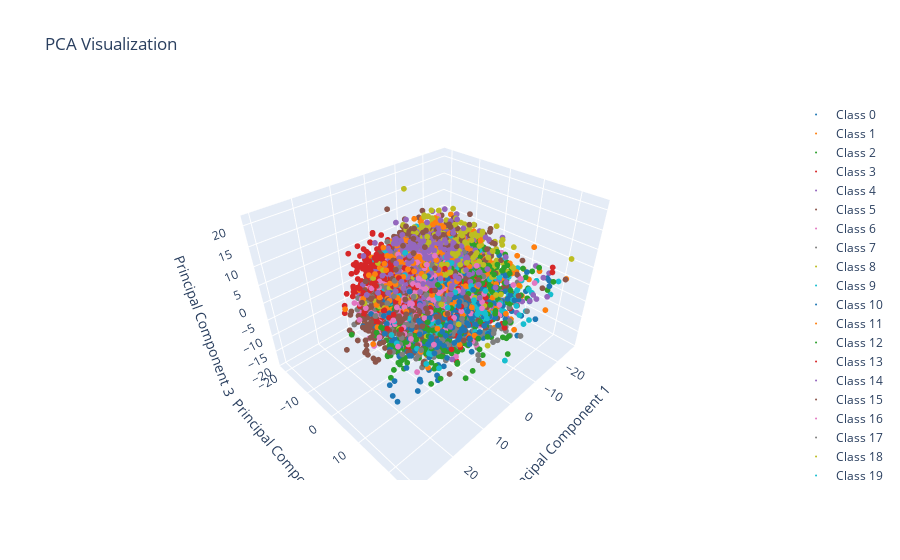

Write notebook code for a chart like this one.
### Code cell
# Define colors for each class
colors = ['#1f77b4', '#ff7f0e', '#2ca02c', '#d62728', '#9467bd', '#8c564b', '#e377c2', '#7f7f7f', '#bcbd22',
          '#17becf', '#1f77b4', '#ff7f0e', '#2ca02c', '#d62728', '#9467bd', '#8c564b', '#e377c2', '#7f7f7f',
          '#bcbd22', '#17becf', '#1f77b4', '#ff7f0e', '#2ca02c', '#d62728', '#9467bd', '#8c564b', '#e377c2',
          '#7f7f7f', '#bcbd22', '#17becf', '#1f77b4', '#ff7f0e', '#2ca02c', '#d62728', '#9467bd', '#8c564b']

# Create a trace for each class
traces = []
for i, color in enumerate(colors):
    class_data = transformed_data_3d[model_labels == i]
    trace = go.Scatter3d(
        x=class_data[:, 0],
        y=class_data[:, 1],
        z=class_data[:, 2],
        mode='markers',
        marker=dict(color=color, size=2),
        name=f'Class {i}'
    )
    traces.append(trace)

# Create the layout
layout = go.Layout(
    scene=dict(
        xaxis_title='Principal Component 1',
        yaxis_title='Principal Component 2',
        zaxis_title='Principal Component 3'
    ),
    title='PCA 3D Visualization'
)

# Create the figure
fig = go.Figure(data=traces, layout=layout)

# Show the figure
fig.show()

### Figure 1 — Plotly figure (JSON) as saved in the notebook; plotly's stock layout.template omitted (floating-point values rounded to 4 significant figures; data arrays with more than 128 entries replaced by an {"elided": "..."} marker saying what was removed)
{"data": [{"marker": {"color": "#1f77b4", "size": 2}, "mode": "markers", "name": "Class 0", "type": "scatter3d", "x": {"elided": "165 float values"}, "y": {"elided": "165 float values"}, "z": {"elided": "165 float values"}}, {"marker": {"color": "#ff7f0e", "size": 2}, "mode": "markers", "name": "Class 1", "type": "scatter3d", "x": {"elided": "207 float values"}, "y": {"elided": "207 float values"}, "z": {"elided": "207 float values"}}, {"marker": {"color": "#2ca02c", "size": 2}, "mode": "markers", "name": "Class 2", "type": "scatter3d", "x": {"elided": "185 float values"}, "y": {"elided": "185 float values"}, "z": {"elided": "185 float values"}}, {"marker": {"color": "#d62728", "size": 2}, "mode": "markers", "name": "Class 3", "type": "scatter3d", "x": {"elided": "194 float values"}, "y": {"elided": "194 float values"}, "z": {"elided": "194 float values"}}, {"marker": {"color": "#9467bd", "size": 2}, "mode": "markers", "name": "Class 4", "type": "scatter3d", "x": {"elided": "220 float values"}, "y": {"elided": "220 float values"}, "z": {"elided": "220 float values"}}, {"marker": {"color": "#8c564b", "size": 2}, "mode": "markers", "name": "Class 5", "type": "scatter3d", "x": {"elided": "406 float values"}, "y": {"elided": "406 float values"}, "z": {"elided": "406 float values"}}, {"marker": {"color": "#e377c2", "size": 2}, "mode": "markers", "name": "Class 6", "type": "scatter3d", "x": {"elided": "408 float values"}, "y": {"elided": "408 float values"}, "z": {"elided": "408 float values"}}, {"marker": {"color": "#7f7f7f", "size": 2}, "mode": "markers", "name": "Class 7", "type": "scatter3d", "x": {"elided": "445 float values"}, "y": {"elided": "445 float values"}, "z": {"elided": "445 float values"}}, {"marker": {"color": "#bcbd22", "size": 2}, "mode": "markers", "name": "Class 8", "type": "scatter3d", "x": {"elided": "172 float values"}, "y": {"elided": "172 float values"}, "z": {"elided": "172 float values"}}, {"marker": {"color": "#17becf", "size": 2}, "mode": "markers", "name": "Class 9", "type": "scatter3d", "x": {"elided": "155 float values"}, "y": {"elided": "155 float values"}, "z": {"elided": "155 float values"}}, {"marker": {"color": "#1f77b4", "size": 2}, "mode": "markers", "name": "Class 10", "type": "scatter3d", "x": {"elided": "400 float values"}, "y": {"elided": "400 float values"}, "z": {"elided": "400 float values"}}, {"marker": {"color": "#ff7f0e", "size": 2}, "mode": "markers", "name": "Class 11", "type": "scatter3d", "x": {"elided": "402 float values"}, "y": {"elided": "402 float values"}, "z": {"elided": "402 float values"}}, {"marker": {"color": "#2ca02c", "size": 2}, "mode": "markers", "name": "Class 12", "type": "scatter3d", "x": {"elided": "203 float values"}, "y": {"elided": "203 float values"}, "z": {"elided": "203 float values"}}, {"marker": {"color": "#d62728", "size": 2}, "mode": "markers", "name": "Class 13", "type": "scatter3d", "x": {"elided": "191 float values"}, "y": {"elided": "191 float values"}, "z": {"elided": "191 float values"}}, {"marker": {"color": "#9467bd", "size": 2}, "mode": "markers", "name": "Class 14", "type": "scatter3d", "x": {"elided": "161 float values"}, "y": {"elided": "161 float values"}, "z": {"elided": "161 float values"}}, {"marker": {"color": "#8c564b", "size": 2}, "mode": "markers", "name": "Class 15", "type": "scatter3d", "x": {"elided": "412 float values"}, "y": {"elided": "412 float values"}, "z": {"elided": "412 float values"}}, {"marker": {"color": "#e377c2", "size": 2}, "mode": "markers", "name": "Class 16", "type": "scatter3d", "x": {"elided": "195 float values"}, "y": {"elided": "195 float values"}, "z": {"elided": "195 float values"}}, {"marker": {"color": "#7f7f7f", "size": 2}, "mode": "markers", "name": "Class 17", "type": "scatter3d", "x": {"elided": "408 float values"}, "y": {"elided": "408 float values"}, "z": {"elided": "408 float values"}}, {"marker": {"color": "#bcbd22", "size": 2}, "mode": "markers", "name": "Class 18", "type": "scatter3d", "x": {"elided": "405 float values"}, "y": {"elided": "405 float values"}, "z": {"elided": "405 float values"}}, {"marker": {"color": "#17becf", "size": 2}, "mode": "markers", "name": "Class 19", "type": "scatter3d", "x": {"elided": "402 float values"}, "y": {"elided": "402 float values"}, "z": {"elided": "402 float values"}}, {"marker": {"color": "#1f77b4", "size": 2}, "mode": "markers", "name": "Class 20", "type": "scatter3d", "x": {"elided": "396 float values"}, "y": {"elided": "396 float values"}, "z": {"elided": "396 float values"}}, {"marker": {"color": "#ff7f0e", "size": 2}, "mode": "markers", "name": "Class 21", "type": "scatter3d", "x": {"elided": "399 float values"}, "y": {"elided": "399 float values"}, "z": {"elided": "399 float values"}}, {"marker": {"color": "#2ca02c", "size": 2}, "mode": "markers", "name": "Class 22", "type": "scatter3d", "x": {"elided": "396 float values"}, "y": {"elided": "396 float values"}, "z": {"elided": "396 float values"}}, {"marker": {"color": "#d62728", "size": 2}, "mode": "markers", "name": "Class 23", "type": "scatter3d", "x": {"elided": "406 float values"}, "y": {"elided": "406 float values"}, "z": {"elided": "406 float values"}}, {"marker": {"color": "#9467bd", "size": 2}, "mode": "markers", "name": "Class 24", "type": "scatter3d", "x": {"elided": "212 float values"}, "y": {"elided": "212 float values"}, "z": {"elided": "212 float values"}}, {"marker": {"color": "#8c564b", "size": 2}, "mode": "markers", "name": "Class 25", "type": "scatter3d", "x": {"elided": "394 float values"}, "y": {"elided": "394 float values"}, "z": {"elided": "394 float values"}}, {"marker": {"color": "#e377c2", "size": 2}, "mode": "markers", "name": "Class 26", "type": "scatter3d", "x": {"elided": "411 float values"}, "y": {"elided": "411 float values"}, "z": {"elided": "411 float values"}}, {"marker": {"color": "#7f7f7f", "size": 2}, "mode": "markers", "name": "Class 27", "type": "scatter3d", "x": {"elided": "405 float values"}, "y": {"elided": "405 float values"}, "z": {"elided": "405 float values"}}, {"marker": {"color": "#bcbd22", "size": 2}, "mode": "markers", "name": "Class 28", "type": "scatter3d", "x": {"elided": "193 float values"}, "y": {"elided": "193 float values"}, "z": {"elided": "193 float values"}}, {"marker": {"color": "#17becf", "size": 2}, "mode": "markers", "name": "Class 29", "type": "scatter3d", "x": {"elided": "424 float values"}, "y": {"elided": "424 float values"}, "z": {"elided": "424 float values"}}, {"marker": {"color": "#1f77b4", "size": 2}, "mode": "markers", "name": "Class 30", "type": "scatter3d", "x": {"elided": "425 float values"}, "y": {"elided": "425 float values"}, "z": {"elided": "425 float values"}}, {"marker": {"color": "#ff7f0e", "size": 2}, "mode": "markers", "name": "Class 31", "type": "scatter3d", "x": {"elided": "165 float values"}, "y": {"elided": "165 float values"}, "z": {"elided": "165 float values"}}, {"marker": {"color": "#2ca02c", "size": 2}, "mode": "markers", "name": "Class 32", "type": "scatter3d", "x": {"elided": "206 float values"}, "y": {"elided": "206 float values"}, "z": {"elided": "206 float values"}}, {"marker": {"color": "#d62728", "size": 2}, "mode": "markers", "name": "Class 33", "type": "scatter3d", "x": {"elided": "419 float values"}, "y": {"elided": "419 float values"}, "z": {"elided": "419 float values"}}, {"marker": {"color": "#9467bd", "size": 2}, "mode": "markers", "name": "Class 34", "type": "scatter3d", "x": {"elided": "418 float values"}, "y": {"elided": "418 float values"}, "z": {"elided": "418 float values"}}, {"marker": {"color": "#8c564b", "size": 2}, "mode": "markers", "name": "Class 35", "type": "scatter3d", "x": [], "y": [], "z": []}], "layout": {"scene": {"xaxis": {"title": {"text": "Principal Component 1"}}, "yaxis": {"title": {"text": "Principal Component 2"}}, "zaxis": {"title": {"text": "Principal Component 3"}}}, "title": {"text": "PCA Visualization"}}}
